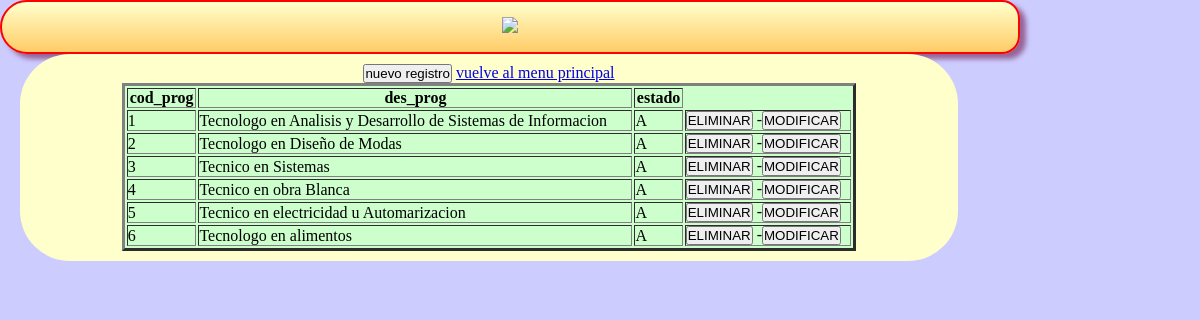
The page /programa/index.php on the database its author committed.
### tables this page shows
CREATE TABLE IF NOT EXISTS `programa` (
  `cod_prog` varchar(4) NOT NULL DEFAULT '',
  `des_prog` varchar(70) DEFAULT NULL,
  `estado` varchar(20) DEFAULT NULL,
  PRIMARY KEY (`cod_prog`)
);

### programa/view/viewClass.php (called while the page is built, shortened)
<?php
class viewClass {
  static public function renderHTML($view, $args = NULL) {
    include_once 'templates/' . $view;
  }
}

### librerias/dataBaseClass.php (called while the page is built, shortened)
<?php
class dataBaseClass {
  static private $host = 'localhost';
  static private $port = 3306,
          $dbname = 'bddesercion',
          $user = 'root',
          $password = '',
          $driver = 'mysql',
          $instance = NULL;
  static public function getInstance() {
    return self::$instance;
  }
  static private function connect() {
    try {
      $dsn = self::$driver
              . ':host='. self::$host
              . ';port=' . self::$port
              . ';dbname=' . self::$dbname;
      self::$instance = new PDO($dsn, self::$user, self::$password);
      return true;
    } catch (PDOException $e) {
      echo $e->getMessage();
    }
  }
}

### programa/model/modelClass.php (called while the page is built, shortened)
<?php
class modelClass {
  static public function getAll() {
    try {
      $sql = " select cod_prog,des_prog,estado from programa " ;
      return dataBaseClass::getInstance()->query($sql)->fetchAll(PDO::FETCH_ASSOC);
    } catch (PDOException $e) {
      return $e;
    }
  }
}

### programa/view/templates/index.php (the view, shortened to what this page needs)
<!DOCTYPE html>
  <html lang="es" >
      <head>
      <link rel="stylesheet" href="css/miestilo.css">
       </head>
    <body>
       <div id="baseglobal">
       <header id="Encabezados">
       <th><img src="objetos/programa.gif"> </th>
      </header>
	     <section id="contenido"><center>
         <article>
  <td colspan=2 align=center><a href="index.php?action=create"><button type="submit">nuevo registro</button></a>
    <table id="tblContenido" border=3 width='80%' bgcolor="#ccffcc">
      <thead>
        <tr>
          <th>cod_prog</th>
          <th>des_prog</th>
		  <th>estado</th>
        </tr>
      </thead>
      <tbody>
        <?php foreach ($datos as $row): ?>
         <tr>
            <td><?php echo $row['cod_prog'] ?></td>
            <td><?php echo $row['des_prog'] ?></td>
			<td><?php echo $row['estado'] ?></td>
			<td><a href="index.php?action=delete&amp;cod_prog=<?php echo $row['cod_prog'] ?>"><button type="submit">ELIMINAR</button></a>
            -<a href="index.php?action=update&amp;cod_prog=<?php echo $row['cod_prog'] ?>"><button type="submit">MODIFICAR</button></a> </td>
		</tr>
        <?php endforeach ?>
		<a href="http://localhost/taller2Pradera-leydy/">vuelve al menu principal
      </tbody>
    </table>
  </body>
</html>

### programa/css/miestilo.css (style rules this page uses)
* { margin:0px; padding:0px; }
header,nav,section,aside,focter,nav { display:block; }
body { text-align: center; background:#ccccff; }
#baseglobal { width:85%; background:#ccccff; }
#Encabezados { background: -webkit-linear-gradient(top,#ffffcc,#ffcc66); background:-moz-linear-gradient(top,#ffffcc,#ffcc66); border: 2px solid red; padding: 15px; color:#66cc33; -moz-border-radius:30px 20px 20px 30px; -webkit-border-radius:30px 20px 20px 30px; border-radius: 30px 20px 20px 30px; -moz-box-shadow:rgb(150,100,150) 6px 5px 5px; -webkit-box-shadow:rgb(150,100,150) 6px 5px 5px; box-shadow:rgb(150,100,150) 6px 5px 5px; }
#contenido { background:#ffffcc; list-style:none; width:90%; padding:10px; float:left; margin-left:20px; -moz-border-radius:50px; -webkit-border-radius:50px; border-radius: 50px; margin-bottom:50px; }

### rows shown on the page
programa: cod_prog "1", des_prog "Tecnologo en Analisis y Desarrollo de Sistemas de Informacion", estado "A"
programa: cod_prog "2", des_prog "Tecnologo en Diseño de Modas", estado "A"
programa: cod_prog "3", des_prog "Tecnico en Sistemas", estado "A"
programa: cod_prog "4", des_prog "Tecnico en obra Blanca", estado "A"
programa: cod_prog "5", des_prog "Tecnico en electricidad u Automarizacion", estado "A"
programa: cod_prog "6", des_prog "Tecnologo en alimentos", estado "A"
